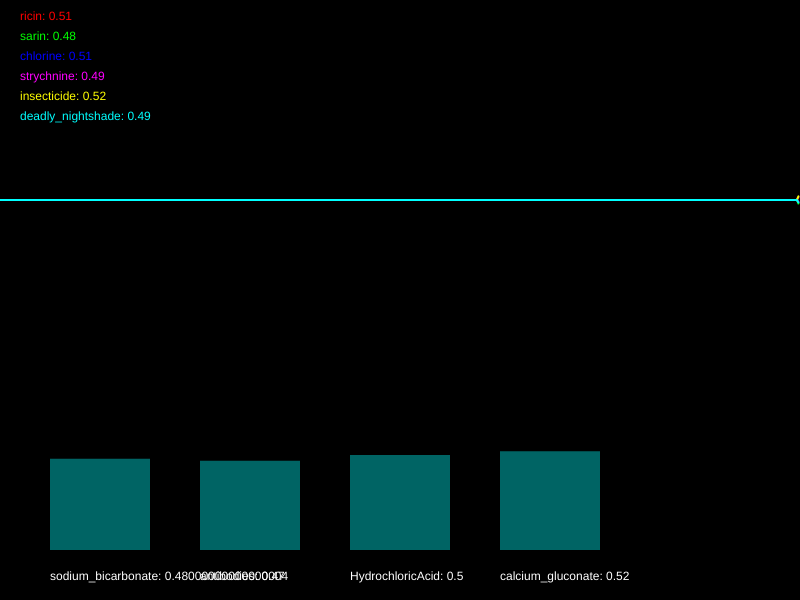
Frame 1 (no input)
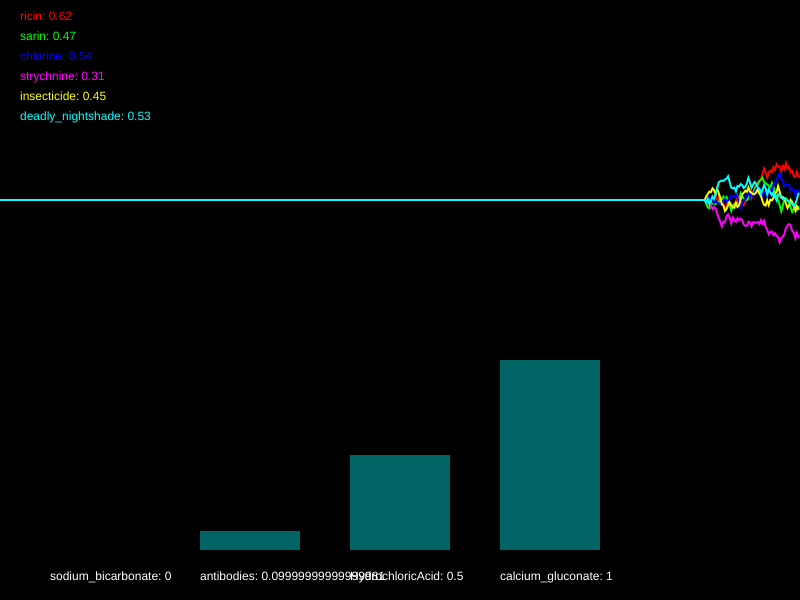
Frame 60 (no input)
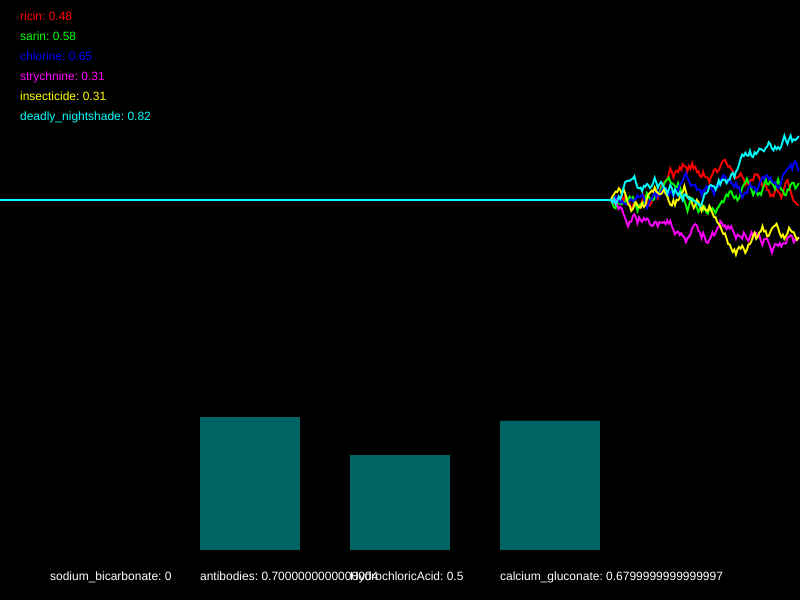
Frame 120 (the mouse pressed at the canvas centre since frame 60)

The p5.js sketch that drew these frames (run headless with seeded random() and noise() and a simulated clock; from frame 60 on, the mouse is pressed at the canvas centre):

// p5.js sketch
// ── sketch.js
/*

Officer: 6576922
CaseNum: 401-2-82485282-6576922

Case 401 - The Case of Norbert's Weiner Stand
Stage 3 - Bilious bagel

As I suspected Norbert has struck again. Ever inventive he’s set up a bagel stand and has laced the cream cheese with an ingenious but vicious toxin. 
This one is quite deadly so get yourself down to the lab right away.

You must develop the antidote by using conditional statements in the draw loop to do the following.

	- When insecticide goes above 0.33, whilst at the same time, chlorine dips below 0.59 or sarin dips below 0.57, try decreasing sodium_bicarbonate by 0.04
	- If strychnine goes above 0.49 or ricin goes above 0.6, try increasing sodium_bicarbonate by 0.02
	- When either insecticide dips below 0.66, chlorine goes above 0.74, or perhaps ricin dips below 0.38, reduce antibodies by 0.03
	- When deadly_nightshade goes above 0.53 or strychnine goes above 0.71, raise antibodies by 0.04
	- If ricin dips below 0.53 and deadly_nightshade dips below 0.37, decrease HydrochloricAcid by 0.05
	- When chlorine dips below 0.35, insecticide goes above 0.42, and also sarin dips below 0.48, raise HydrochloricAcid by 0.02
	- When sarin goes above 0.67 or strychnine dips below 0.28, try decreasing calcium_gluconate by 0.04
	- If either ricin goes above 0.64, insecticide goes above 0.7, or perhaps deadly_nightshade dips below 0.68, raise calcium_gluconate by 0.02


Your conditional statements should consider the following poisons:

	- ricin
	- sarin
	- chlorine
	- strychnine
	- insecticide
	- deadly_nightshade


Your conditional statements should modify the following antidotes:

	- sodium_bicarbonate
	- antibodies
	- HydrochloricAcid
	- calcium_gluconate


- There are many ways to complete this task but you should only use the following commands:

	if(){}
	>
	<
	&&
	||
	+=
	-=

*/

//Declare the poison variables
var ricin;
var sarin;
var chlorine;
var strychnine;
var insecticide;
var deadly_nightshade;


//Declare the antidote variables
var sodium_bicarbonate;
var antibodies;
var HydrochloricAcid;
var calcium_gluconate;


//This variable is used for drawing the graph
var graphs;


function setup()
{

	createCanvas(800,600);
	strokeWeight(2);

	//initialise the poisons and antidotes
	ricin = 0.5;
	sarin = 0.5;
	chlorine = 0.5;
	strychnine = 0.5;
	insecticide = 0.5;
	deadly_nightshade = 0.5;
	sodium_bicarbonate = 0.5;
	antibodies = 0.5;
	HydrochloricAcid = 0.5;
	calcium_gluconate = 0.5;


	//fills the graph with empty values
	graphs = [];

	for(var i = 0; i < 6; i++)
	{
		graphs.push([]);
		for(var j = 0; j < 512; j++)
		{
			graphs[i].push(0.5);
		}
	}

}

function draw()
{

	//Develop the antidote below
	//Write conditional statements to change the amount of each substance ...
	if(insecticide > 0.33 && (chlorine < 0.59 || sarin < 0.57))
		{
			sodium_bicarbonate -= 0.04;
		}
	if(strychnine > 0.49 || ricin > 0.6)
		{
			sodium_bicarbonate += 0.02;
		}
	if(insecticide < 0.66 || chlorine > 0.74 || ricin < 0.38)
		{
			antibodies -= 0.03;
		}
	if(deadly_nightshade > 0.53 || strychnine > 0.71)
		{
			antibodies += 0.04;
		}
	if(ricin < 0.53 && deadly_nightshade < 0.37)
		{
			HydrochloricAcid -= 0.05;
		}
	if(chlorine < 0.35 && insecticide > 0.42 && sarin < 0.48)
		{
			HydrochloricAcid += 0.02;
		}
	if(sarin > 0.67 || strychnine < 0.28)
		{
			calcium_gluconate -= 0.04;
		}
	if(ricin > 0.64 || insecticide > 0.7 || deadly_nightshade < 0.68)
		{
			calcium_gluconate += 0.02;
		}



	//////////////////////////////////////////////////////

	//the code below generates new values using random numbers

	/*
		For testing, you might want to temporarily comment out
		these lines and set the same variables to constant values
		instead.
	*/

	ricin = nextValue(graphs[0],ricin);
	sarin = nextValue(graphs[1],sarin);
	chlorine = nextValue(graphs[2],chlorine);
	strychnine = nextValue(graphs[3],strychnine);
	insecticide = nextValue(graphs[4],insecticide);
	deadly_nightshade = nextValue(graphs[5],deadly_nightshade);


	sodium_bicarbonate = constrain(sodium_bicarbonate, 0, 1);
	antibodies = constrain(antibodies, 0, 1);
	HydrochloricAcid = constrain(HydrochloricAcid, 0, 1);
	calcium_gluconate = constrain(calcium_gluconate, 0, 1);


	///////// DO NOT CHANGE THE CODE BELOW ///////////

	//drawing code

	// set background
	background(0);
	noFill();

	//draw the graphs for the vitals
	var colors = [
	color(255, 0, 0),
	color(0, 255, 0),
	color(0, 0, 255),
	color(255, 0, 255),
	color(255, 255, 0),
	color(0, 255, 255)
	];

	for(var i = 0; i < graphs.length; i++)
	{
		stroke(colors[i]);
		drawGraph(graphs[i]);
	}

	//draw the poisons as text
	noStroke();
	fill(colors[0]);
	text('ricin: ' + nf(ricin,1,2), 20,20);
	fill(colors[1]);
	text('sarin: ' + nf(sarin,1,2), 20,40);
	fill(colors[2]);
	text('chlorine: ' + nf(chlorine,1,2), 20,60);
	fill(colors[3]);
	text('strychnine: ' + nf(strychnine,1,2), 20,80);
	fill(colors[4]);
	text('insecticide: ' + nf(insecticide,1,2), 20,100);
	fill(colors[5]);
	text('deadly_nightshade: ' + nf(deadly_nightshade,1,2), 20,120);


	//draw the antidotes bar chart
	drawBar(sodium_bicarbonate,50,'sodium_bicarbonate');
	drawBar(antibodies,200,'antibodies');
	drawBar(HydrochloricAcid,350,'HydrochloricAcid');
	drawBar(calcium_gluconate,500,'calcium_gluconate');


}

function nextValue(graph, val)
{
	//gets the next value for a vital and puts it in an array for drawing
	var delta = random(-0.03,0.03);

	val += delta;
	if(val > 1 || val < 0)
	{
		delta *= -1;
		val += delta * 2;
	}

	graph.push(val)
	graph.shift();
	return val;
}

function drawGraph(graph)
{
	//draws an array as a graph
	beginShape();
	for(var i = 0; i < graph.length; i++)
	{
			vertex(width * i/512, height * 0.5 - graph[i]* height/3)
	}
	endShape();
}


function drawBar(val, x, name)
{
	//draws the bars for bar chart
    noStroke();
    fill(0,100,100);
	var mh = height * 0.4 - 50;
	rect(x,(height - 50) - val*mh, 100, val*mh);
    fill(255);
	text(name + ": " + val, x, height - 20);
}
